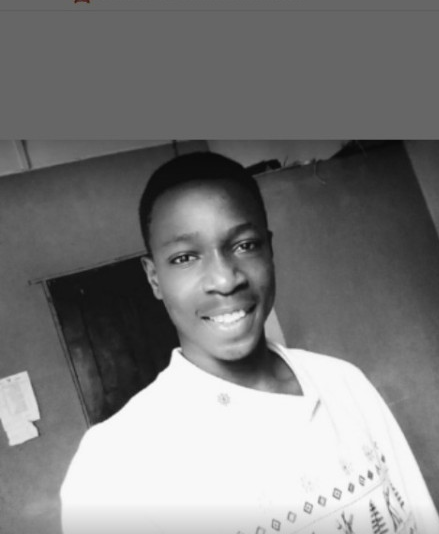
#> input picture resources/trust.png, 439 x 534 px
$ jupyter execute basics6.ipynb
#> lines starting #> are read from the running program, lines starting #| are printed output that depends on the picture; after the words box and inside, x2 and y2 are one past the last pixel; in counts of white or black regions, pixels touching at a corner belong together
# COLOR DETECTION

[cell 1]
import cv2
import numpy as np

# Creating a trackbar window
def empty(a):
    pass


# FUNCTION TO STACK IMAGES
def stackImages(scale, imgArray):
    rows = len(imgArray)
    cols = len(imgArray[0])
    rowsAvailable = isinstance(imgArray[0], list)
    width = imgArray[0][0].shape[1]
    height = imgArray[0][0].shape[0]
    if rowsAvailable:
        for x in range (0, rows):
            for y in range (0, cols):
                if imgArray[x][y].shape[:2] == imgArray[0][0].shape[:2]:
                    imgArray[x][y] = cv2.resize(imgArray[x][y], (0,0), None, scale, scale)
                else:
                    imgArray[x][y] = cv2.resize(imgArray[x][y], (imgArray[0][0].shape[1], imgArray[0][0].shape[0]), None, scale, scale)
                if len(imgArray[x][y].shape) == 2:imgArray[x][y]= cv2.cvtColor(imgArray[x][y], cv2.COLOR_GRAY2BGR)

        imageBlank = np.zeros((height, width, 3), np.uint8)
        hor = [imageBlank]*rows
        hor_con = [imageBlank]*rows
        for x in range(0, rows):
            hor[x] = np.hstack(imgArray[x])
        ver = np.vstack(hor)
    else:
        for x in range(0, rows):
            if imgArray[x].shape[:2] == imgArray[0].shape[:2]:
                imgArray[x] = cv2.resize(imgArray[x], (0,0), None, scale, scale)
            else:
                imgArray[x] = cv2.resize(imgArray[x], (imgArray[0].shape[1], imgArray[0].shape[0]), None, scale, scale)
            if len(imgArray[x].shape) == 2: imgArray[x] = cv2.cvtColor(imgArray[x], cv2.COLOR_GRAY2BGR)
        hor = np.hstack(imgArray)
        ver = hor
    return ver


path = 'resources/trust.png'
cv2.namedWindow('Trackbars')
cv2.resizeWindow('Trackbars', 640,240)
cv2.createTrackbar('Hue Min', "Trackbars", 0,179, empty) # where first argument is the trackbarName, second argument is the windowName and
                                                        # the third argument is the value i.e form 0 to 179
cv2.createTrackbar('Hue Max', "Trackbars", 0,179, empty)
cv2.createTrackbar('Sat Min', "Trackbars", 0,255, empty)
cv2.createTrackbar('Sat Max', "Trackbars", 51,255, empty)
cv2.createTrackbar('Val Min', "Trackbars", 56,255, empty)
cv2.createTrackbar('Val Max', "Trackbars", 255,255, empty)


while True:
    img = cv2.imread(path)
#> img is the input picture: shape (534, 439, 3); mean B, G, R 125.6, 125.6, 125.6
    imgHSV = cv2.cvtColor(img, cv2.COLOR_BGR2HSV)
#> imgHSV: shape (534, 439, 3); mean H, S, V 0.1, 0, 125.6
    h_min = cv2.getTrackbarPos('Hue Min', 'Trackbars')
    h_max = cv2.getTrackbarPos('Hue Max', 'Trackbars')
    s_min = cv2.getTrackbarPos('Sat Min', 'Trackbars')
    s_max = cv2.getTrackbarPos('Sat Max', 'Trackbars')
    v_min = cv2.getTrackbarPos('Val Min', 'Trackbars')
    v_max = cv2.getTrackbarPos('Val Max', 'Trackbars')

    print(h_min, h_max, s_min, s_max, v_min, v_max)


    lower = np.array([h_min, s_min, v_min])
    upper = np.array([h_max, s_max, v_max])
    mask = cv2.inRange(imgHSV,lower,upper)
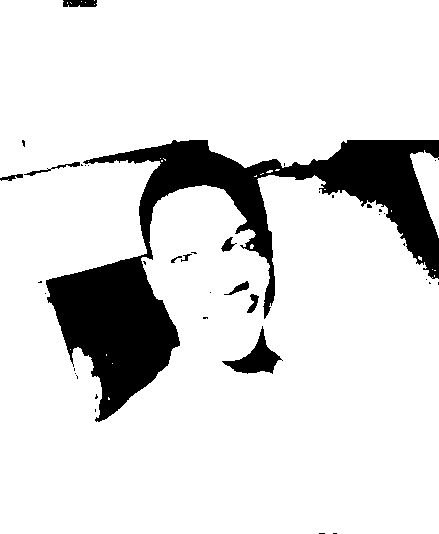
#> mask: shape (534, 439); 86.9% white; 39 black regions (29 under 20 px), largest, box (x1, y1, x2, y2) and area: (46, 140, 439, 422) 28694, (222, 326, 283, 374) 1032, (63, 0, 97, 7) 222
    imgResult = cv2.bitwise_and(img, img, mask=mask)
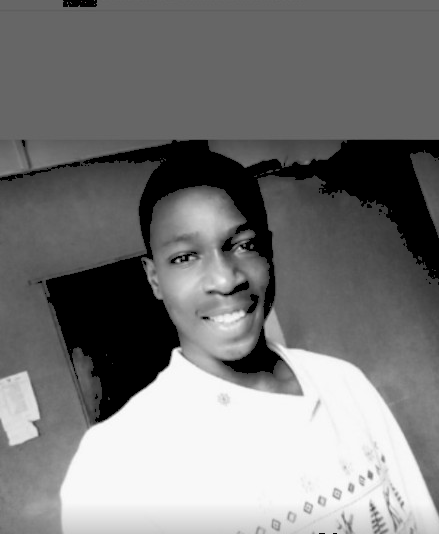
#> imgResult: shape (534, 439, 3); mean B, G, R 121.3, 121.3, 121.3


    # [4 lines of commented-out code are left out]

    imgStack = stackImages(0.6, ([img, imgHSV], [mask, imgResult]))
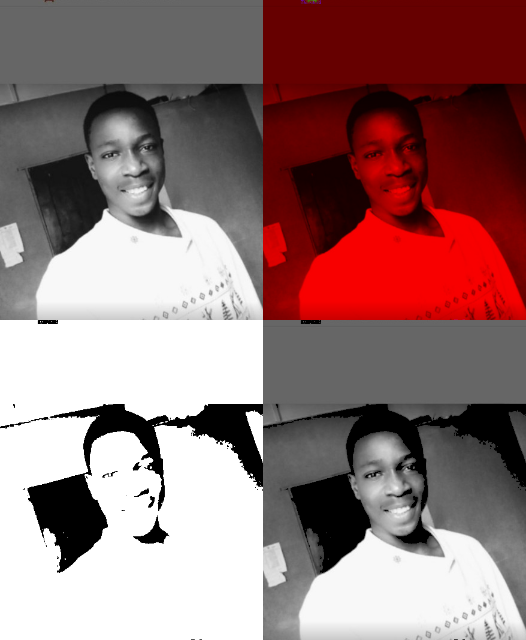
#> imgStack: shape (640, 526, 3); mean B, G, R 117.1, 117.1, 148.5
    cv2.imshow('Stacked Images', imgStack)
    cv2.waitKey(1)

$ run again, with resources/puzzle.PNG copied over resources/trust.png
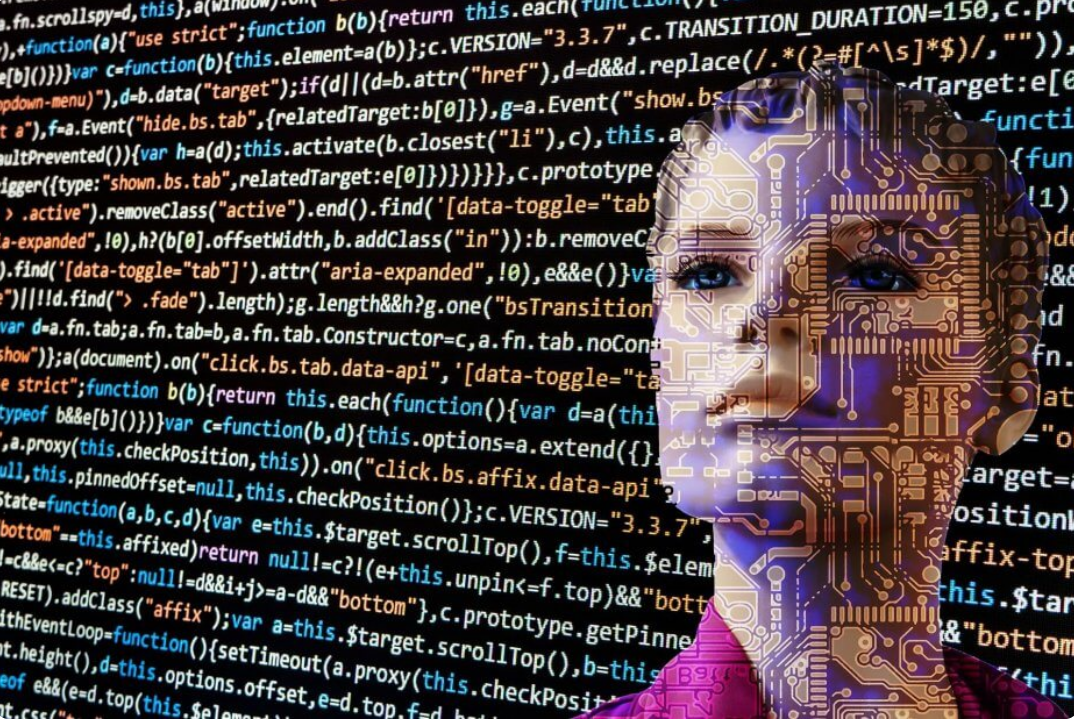
#> input picture resources/puzzle.PNG, 1074 x 720 px
#> img is the input picture: shape (720, 1074, 3); mean B, G, R 62.8, 60.4, 69.4
#> imgHSV: shape (720, 1074, 3); mean H, S, V 75.1, 133.3, 77
#> `mask = cv2.inRange(imgHSV,lower,upper)`:
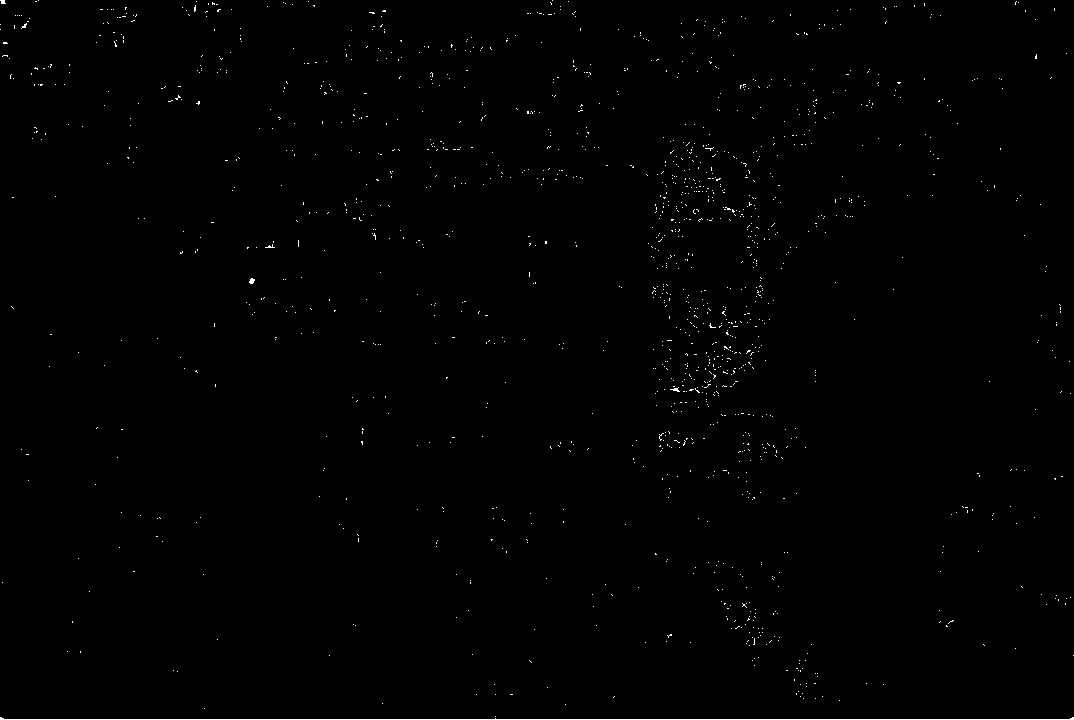
#> mask: shape (720, 1074); 0.47% white in thin lines or dots
#> `imgStack = stackImages(0.6, ([img, imgHSV], [mask, imgResult]))`:
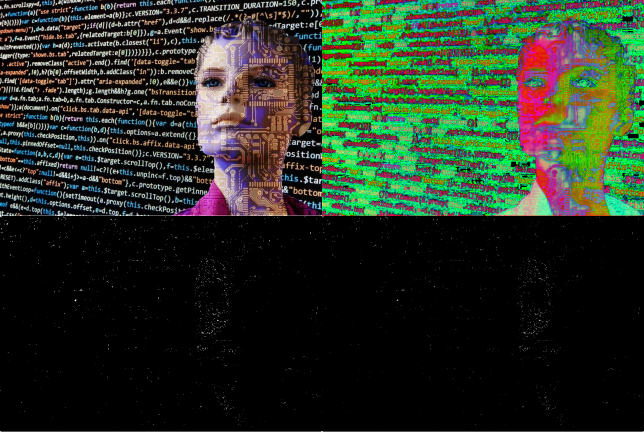
#> imgStack: shape (864, 1288, 3) (shown at 1/2 size); mean B, G, R 35, 48.9, 37.1
